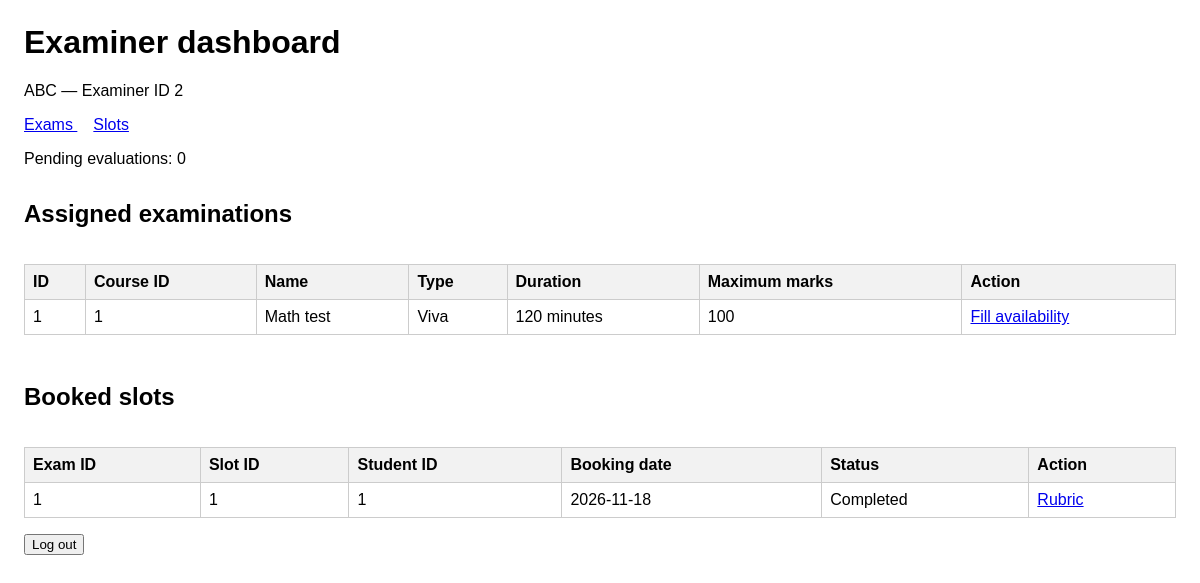
Screenshot of /examiner/dashboard (signed in) with the database file from the repository.
### tables this page shows
CREATE TABLE examiner_profile (
            examiner_id INTEGER PRIMARY KEY,

            user_id INTEGER NOT NULL
                REFERENCES users(user_id),

            name TEXT NOT NULL
                CHECK (length(trim(name)) BETWEEN 1 AND 150),

            contact_details TEXT,

            department TEXT
                CHECK (length(department) <= 100),

            status TEXT
                CHECK (length(status) <= 200)
        );

CREATE TABLE examination (
            exam_id INTEGER PRIMARY KEY,

            course_id INTEGER NOT NULL
                REFERENCES course(course_id),

            exam_name TEXT NOT NULL
                CHECK (length(trim(exam_name)) > 0),

            exam_type TEXT NOT NULL
                CHECK (
                    exam_type IN ('Viva', 'Practical', 'Project Demo', 'Assessment')
                ),

            duration INTEGER NOT NULL
                CHECK (
                    typeof(duration) = 'integer'
                    AND duration >= 0
                ),

            max_marks INTEGER NOT NULL
                CHECK (
                    typeof(max_marks) = 'integer'
                    AND max_marks >= 0
                ),

            slot_creation_start_date TEXT
                CHECK (
                    length(slot_creation_start_date) = 10
                    AND date(slot_creation_start_date, '+0 days')
                        IS slot_creation_start_date
                ),

            slot_creation_end_date TEXT
                CHECK (
                    length(slot_creation_end_date) = 10
                    AND date(slot_creation_end_date, '+0 days')
                        IS slot_creation_end_date
                ),

            slot_booking_start_date TEXT
                CHECK (
                    length(slot_booking_start_date) = 10
                    AND date(slot_booking_start_date, '+0 days')
                        IS slot_booking_start_date
                ),

            slot_booking_end_date TEXT
                CHECK (
                    length(slot_booking_end_date) = 10
                    AND date(slot_booking_end_date, '+0 days')
                        IS slot_booking_end_date
                ),

            status TEXT
                CHECK (length(status) <= 200),

            CHECK (
                slot_creation_end_date > slot_creation_start_date
            ),

            CHECK (
                slot_booking_end_date > slot_booking_start_date
            )
        );

CREATE TABLE evaluation (
            evaluation_id INTEGER PRIMARY KEY,

            booking_id INTEGER NOT NULL UNIQUE
                REFERENCES booking(booking_id),

            status TEXT NOT NULL DEFAULT 'Draft'
                CHECK (status IN ('Draft', 'Submitted')),

            submitted_by INTEGER
                REFERENCES examiner_profile(examiner_id),

            submitted_at TEXT
        , is_published INTEGER NOT NULL DEFAULT 0
                CHECK (is_published IN (0, 1)));

CREATE TABLE examination_slot (
            slot_id INTEGER PRIMARY KEY,

            exam_id INTEGER NOT NULL
                REFERENCES examination(exam_id),

            examiner_id INTEGER
                REFERENCES examiner_profile(examiner_id),

            slot_date TEXT NOT NULL
                CHECK (
                    length(slot_date) = 10
                    AND date(slot_date, '+0 days') IS slot_date
                ),

            start_time TEXT NOT NULL
                CHECK (
                    length(start_time) = 8
                    AND time(start_time) IS start_time
                    AND start_time BETWEEN '00:00:00' AND '23:59:59'
                ),

            end_time TEXT NOT NULL
                CHECK (
                    length(end_time) = 8
                    AND time(end_time) IS end_time
                    AND end_time BETWEEN '00:00:00' AND '23:59:59'
                ),

            max_student_capacity INTEGER NOT NULL
                CHECK (
                    typeof(max_student_capacity) = 'integer'
                    AND max_student_capacity > 0
                ),

            available_seats INTEGER NOT NULL
                CHECK (
                    typeof(available_seats) = 'integer'
                    AND available_seats >= 0
                ),

            status TEXT NOT NULL
                CHECK (
                    status IN ('Available', 'Full', 'Cancelled', 'Completed')
                ),

            CHECK (end_time > start_time),

            CHECK (available_seats <= max_student_capacity)
        );

CREATE TABLE booking (
                booking_id INTEGER PRIMARY KEY,

                student_id INTEGER NOT NULL
                    REFERENCES student(student_id),

                slot_id INTEGER NOT NULL
                    REFERENCES examination_slot(slot_id),

                booking_date TEXT NOT NULL
                    CHECK (
                        length(booking_date) = 10
                        AND date(booking_date, '+0 days') IS booking_date
                    ),

                status TEXT NOT NULL
                    CHECK (status IN ('Booked', 'Cancelled', 'Completed'))
            );

### app.py (the view)
@app.route("/examiner/dashboard")
@require_role("Examiner")
def examiner_dashboard():
    section = request.args.get("section", "all")
    if section not in ("all", "exams", "slots"):
        abort(400)
    with closing(sqlite3.connect(database_path)) as database:
        database.row_factory = sqlite3.Row
        examiner = database.execute(
            """
            SELECT examiner_id, name
            FROM examiner_profile
            WHERE user_id = ?
            """,
            (g.user["user_id"],)
        ).fetchone()
        if examiner is None:
            abort(403)
        examiner_id = examiner["examiner_id"]
        examinations = database.execute(
            """
            SELECT e.*
            FROM examination e
            JOIN examiner_assignment a ON a.exam_id = e.exam_id
            WHERE a.examiner_id = ?
            ORDER BY e.exam_id
            """,
            (examiner_id,)
        ).fetchall()
        bookings = database.execute(
            """
            SELECT
                booking.booking_id,
                examination_slot.exam_id,
                booking.slot_id,
                booking.student_id,
                booking.booking_date,
                booking.status,
                evaluation.status AS evaluation_status
            FROM booking
            JOIN examination_slot
                ON examination_slot.slot_id = booking.slot_id
            LEFT JOIN evaluation
                ON evaluation.booking_id = booking.booking_id
            WHERE examination_slot.examiner_id = ?
            ORDER BY examination_slot.slot_date,
                     examination_slot.start_time,
                     booking.booking_id
            """,
            (examiner_id,)
        ).fetchall()
    pending_evaluations = sum(
        1 for booking in bookings
        if booking["status"] in ("Booked", "Completed")
        and booking["evaluation_status"] != "Submitted"
    )
    return render_template(
        "examiner_dashboard.html",
        examiner=examiner,
        examinations=examinations,
        bookings=bookings,
        pending_evaluations=pending_evaluations,
        section=section
    )

### app.py (called while the page is built)
def account_is_enabled(database, user):
    if user["role"] == "Admin":
        return True
    if user["role"] == "Student":
        profile = database.execute(
            "SELECT status FROM student WHERE user_id = ?",
            (user["user_id"],)
        ).fetchone()
        return profile is not None and profile["status"] == "Active"
    if user["role"] == "Examiner":
        profile = database.execute(
            "SELECT status FROM examiner_profile WHERE user_id = ?",
            (user["user_id"],)
        ).fetchone()
        return profile is not None and profile["status"] == "Approved"
    return False

@app.before_request
def load_logged_in_user():
    g.user = None
    user_id = session.get("user_id")
    if user_id is None:
        return
    with closing(sqlite3.connect(database_path)) as database:
        database.row_factory = sqlite3.Row
        user = database.execute(
            "SELECT * FROM users WHERE user_id = ?",
            (user_id,)
        ).fetchone()
        if user is None or not account_is_enabled(database, user):
            session.clear()
            return
        g.user = user

def require_role(*allowed_roles):
    def decorate(view_function):
        @wraps(view_function)
        def wrapped_view(*args, **kwargs):
            if g.user is None:
                return redirect(url_for("home"))
            if g.user["role"] not in allowed_roles:
                abort(403)
            return view_function(*args, **kwargs)
        return wrapped_view
    return decorate

### templates/examiner_dashboard.html (shortened to what this page needs)
<!doctype html>
<html lang="en">
<head>
</head>
<body>
    <h1>Examiner dashboard</h1>
    <p>
        {{ examiner['name'] }}
        — Examiner ID {{ examiner['examiner_id'] }}
    </p>
    <nav>
        <a href="{{ url_for('examiner_dashboard', section='exams') }}">
            Exams
        </a>
        <a href="{{ url_for('examiner_dashboard', section='slots') }}">
            Slots
        </a>
    </nav>
    <p>Pending evaluations: {{ pending_evaluations }}</p>
    {% if section in ('all', 'exams') %}
        <section>
            <h2>Assigned examinations</h2>
            <div class="table-container">
                <table>
                    <thead>
                        <tr>
                            <th>ID</th>
                            <th>Course ID</th>
                            <th>Name</th>
                            <th>Type</th>
                            <th>Duration</th>
                            <th>Maximum marks</th>
                            <th>Action</th>
                        </tr>
                    </thead>
                    <tbody>
                        {% for exam in examinations %}
                            <tr>
                                <td>{{ exam['exam_id'] }}</td>
                                <td>{{ exam['course_id'] }}</td>
                                <td>{{ exam['exam_name'] }}</td>
                                <td>{{ exam['exam_type'] }}</td>
                                <td>{{ exam['duration'] }} minutes</td>
                                <td>{{ exam['max_marks'] }}</td>
                                <td>
                                    <a href="{{ url_for(
                                        'examiner_availability',
                                        exam_id=exam['exam_id']
                                    ) }}">
                                        Fill availability
                                    </a>
                                </td>
                            </tr>
                        {% else %}
                            <tr>
                                <td colspan="7">
                                    No examinations assigned yet.
                                </td>
                            </tr>
                        {% endfor %}
                    </tbody>
                </table>
            </div>
        </section>
    {% endif %}
    {% if section in ('all', 'slots') %}
        <section>
            <h2>Booked slots</h2>
            <div class="table-container">
                <table>
                    <thead>
                        <tr>
                            <th>Exam ID</th>
                            <th>Slot ID</th>
                            <th>Student ID</th>
                            <th>Booking date</th>
                            <th>Status</th>
                            <th>Action</th>
                        </tr>
                    </thead>
                    <tbody>
                        {% for booking in bookings %}
                            <tr>
                                <td>{{ booking['exam_id'] }}</td>
                                <td>{{ booking['slot_id'] }}</td>
                                <td>{{ booking['student_id'] }}</td>
                                <td>{{ booking['booking_date'] }}</td>
                                <td>{{ booking['status'] }}</td>
                                <td>
                                    {% if booking['status'] in
                                        ('Booked', 'Completed') %}
                                        <a href="{{ url_for(
                                            'examiner_evaluation',
                                            booking_id=booking['booking_id']
                                        ) }}">
                                            Rubric
                                        </a>
                                    {% else %}
                                        Not available
                                    {% endif %}
                                </td>
                            </tr>
                        {% else %}
                            <tr>
                                <td colspan="6">
                                    No students have booked your slots.
                                </td>
                            </tr>
                        {% endfor %}
                    </tbody>
                </table>
            </div>
        </section>
    {% endif %}
    <form method="post" action="{{ url_for('logout') }}">
        <button type="submit">Log out</button>
    </form>
</body>
</html>

### templates/examiner_dashboard.html (style rules this page uses)
body { font-family: Arial, sans-serif; margin: 24px; }
nav a { margin-right: 16px; }
table { border-collapse: collapse; width: 100%; margin: 16px 0; }
th, td { border: 1px solid #ccc; padding: 8px; text-align: left; }
th { background: #f2f2f2; }
section { margin-top: 32px; }
.table-container { overflow-x: auto; }

### rows the page displays
examiner_profile: name "ABC", examiner_id "2"
examination: exam_id "1", course_id "1", exam_name "Math test", exam_type "Viva", duration "120", max_marks "100"
evaluation: exam_id "1", slot_id "1", student_id "1", booking_date "2026-11-18", status "Completed"

### other values shown
{{ pending_evaluations }} "0"
